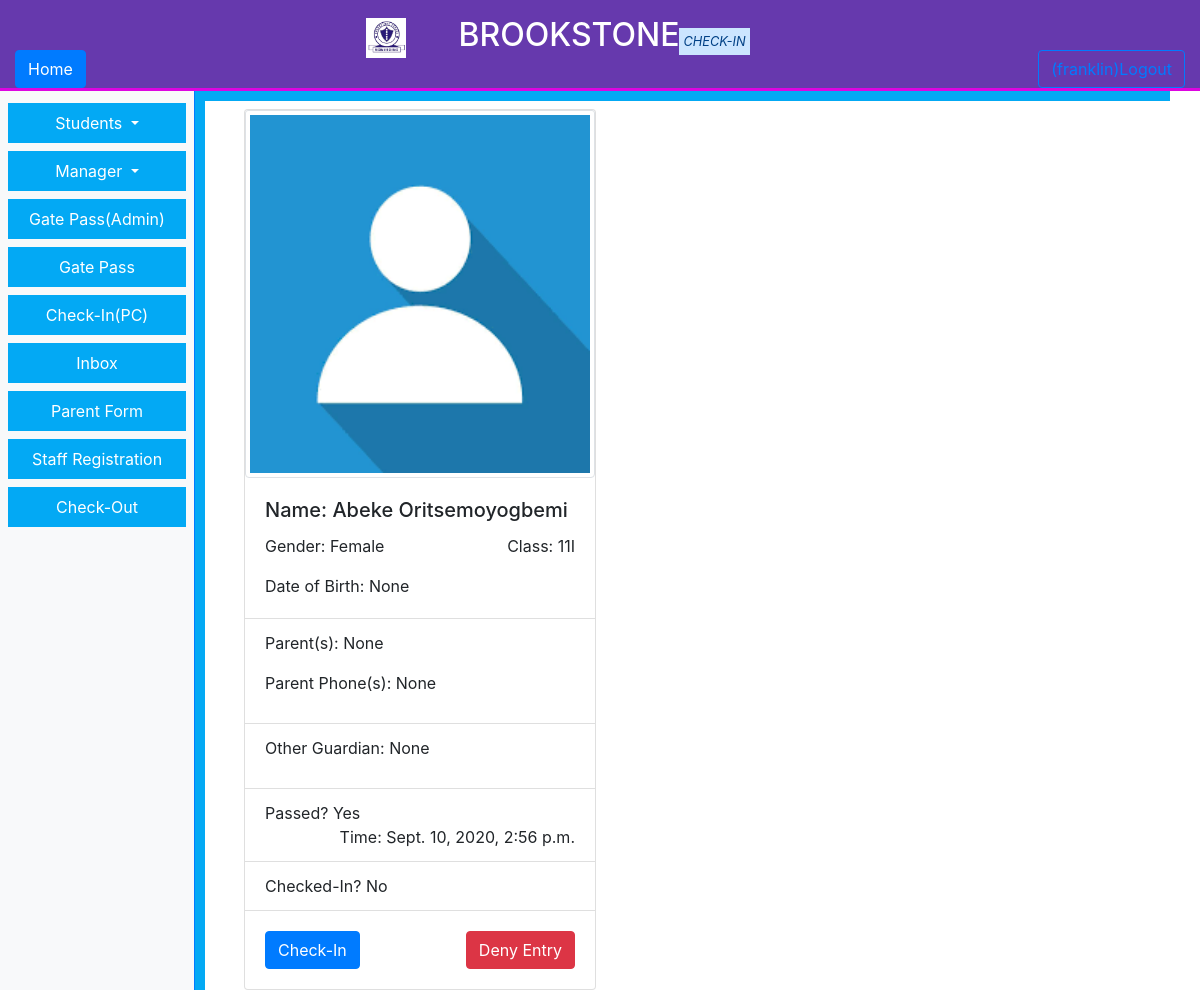
Before: /CheckIn/viewCheckInProfile/5766 (signed in) with the older database file.
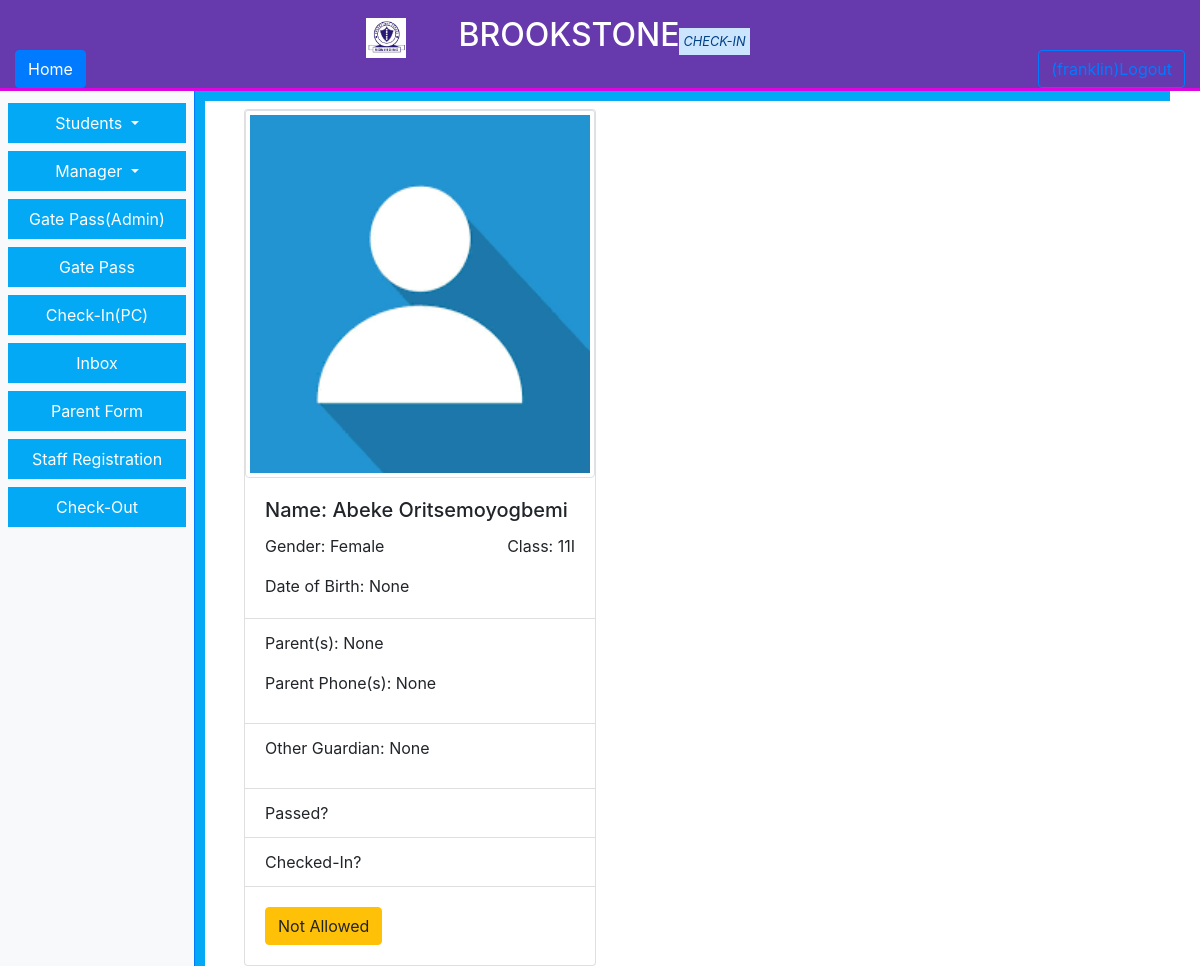
After: the same page with the newer database file.
### StudentManager/models.py (models this page shows, shortened)
class Students(models.Model):
    CheckinSeason = models.CharField(max_length=100, verbose_name="Check-In Season")
    SID = models.CharField(max_length=100, verbose_name="Student ID", null=True, blank=True)
    FirstName = models.CharField(max_length=100, verbose_name="First Name", null=True)
    MiddleName = models.CharField(max_length=100, verbose_name="Middle Name", null=True, blank=True)
    LastName = models.CharField(max_length=100, verbose_name="Last Name", null=True)
    gender = [('Select', 'Select'), ('Male', 'Male'), ('Female', 'Female')]
    Gender = models.CharField(max_length=100, choices=gender, null=True)
    DateOfBirth = models.DateField(verbose_name="Date of Birth", null=True, blank=True)
    ReasonForAllowing = models.CharField(max_length=100, blank=True, verbose_name="Reason for Allowing",
                                         default="Fulfilled all requirements.")
    width_field = 600
    height_field = 400
    photo = models.ImageField(upload_to="upload/%Y/%M/%D/", default="default.png", max_length=255, width_field="width_field",
                              height_field="height_field", verbose_name="Student's Passport")
    yeargroup = [
        ('7', '7'), ('8', '8'), ('9', '9'), ('10', '10'), ('11', '11'), ('12', '12')
    ]
    YearGroup = models.CharField(max_length=10, verbose_name="Year Group", null=True)
    classname = [
                 ('07B', '07B'), ('07S', '07S'), ('07I', '07I'), ('07P', '07P'), ('07R', '07R'),
                 ('08B', '08B'), ('08S', '08S'), ('08I', '08I'), ('08P', '08P'), ('08R', '08R'),
                 ('09B', '09B'), ('09S', '09S'), ('09I', '09I'), ('09P', '09P'),
                 ('10B', '10B'), ('10S', '10S'), ('10I', '10I'), ('10P', '10P'),
                 ('11B', '11B'), ('11S', '11S'), ('11I', '11I'), ('11P', '11P'),
                 ('12B', '12B'), ('12S', '12S'), ('12I', '12I'), ('12P', '12P'), ('IFY', 'IFY'),]
    ClassName = models.CharField(max_length=5, choices=classname, verbose_name="Class Name", null=True)
    term = [('Select', 'Select'), ('Autumn', 'Autumn'), ('Spring', 'Spring'), ('Summer', 'Summer')]
    Term = models.CharField(max_length=10, verbose_name="Term", null=True, choices=term, blank=True)
    AcademicSession = models.CharField(max_length=15, verbose_name="Academic Session", null=True, blank=True)
    DateOfAdmission = models.DateField(verbose_name="Date of Admission", null=True, blank=True)
    checked = [
        ('No', 'No'),
        ('Yes', 'Yes')
    ]
    Clear = models.CharField(max_length=3, verbose_name="Allow to check-in?", choices=checked, default="No")
    CheckedIn = models.CharField(max_length=3, verbose_name="Checked-In", choices=checked, default="No")
    CheckedOut = models.CharField(max_length=3, verbose_name="Checked-Out", choices=checked, default="No")
    Parent1 = models.CharField(max_length=50, verbose_name="Parent Name", null=True, blank=True)
    Parent2 = models.CharField(max_length=50, verbose_name="Other Name", null=True, blank=True)
    ParentEmail = models.EmailField(max_length=100, verbose_name="Parent Email", null=True, blank=True)
    Parent1Phone = models.CharField(max_length=15, verbose_name="Parent Phone", null=True, blank=True)
    Parent2Phone = models.CharField(max_length=15, verbose_name="Other Phone", null=True, blank=True)
    Parent1Address = models.CharField(max_length=255, verbose_name="Parent Address", null=True, blank=True)
    Parent2Address = models.CharField(max_length=255, verbose_name="Other Address", null=True, blank=True)
    ParentPhoto = models.ImageField(upload_to="upload/%Y/%M/%D/", default="default.png", max_length=255,
                              width_field="width_field",
                              height_field="height_field", verbose_name="Parent's Passport")
    OtherPhoto = models.ImageField(upload_to="upload/%Y/%M/%D/", default="default.png", max_length=255,
                              width_field="width_field",
                              height_field="height_field", verbose_name="Other's Passport")
    Parent1Temp = models.CharField(max_length=50, verbose_name="Parent Name", null=True, blank=True)
    Parent2Temp = models.CharField(max_length=50, verbose_name="Other Name", null=True, blank=True)
    ParentEmailTemp = models.EmailField(max_length=100, verbose_name="Parent Email", null=True, blank=True)
    Parent1PhoneTemp = models.CharField(max_length=15, verbose_name="Parent Phone", null=True, blank=True)
    Parent2PhoneTemp = models.CharField(max_length=15, verbose_name="Other Phone", null=True, blank=True)
    Parent1AddressTemp = models.CharField(max_length=255, verbose_name="Parent Address", null=True, blank=True)
    Parent2AddressTemp = models.CharField(max_length=255, verbose_name="Other Address", null=True, blank=True)
    ParentPhotoTemp = models.ImageField(upload_to="upload/%Y/%M/%D/", default="default.png", max_length=255,
                                    width_field="width_field",
                                    height_field="height_field", verbose_name="Parent's Passport")
    OtherPhotoTemp = models.ImageField(upload_to="upload/%Y/%M/%D/", default="default.png", max_length=255,
                                   width_field="width_field",
                                   height_field="height_field", verbose_name="Other's Passport")
    Alternative = models.BooleanField(max_length=5, verbose_name="Please allow my child to be checked-in by the person whose details are provided below.",
                                      default=False)
    Inbox_timestamp = models.DateTimeField(auto_now_add=True)
    Approved = models.BooleanField(max_length=5, verbose_name="Approved", default=False)
    CheckInTime = models.DateTimeField(null=True, blank=True)
    CheckedInBy = models.CharField(max_length=50, verbose_name="Checked-In by")
    CheckOutTime = models.DateTimeField(null=True, blank=True)
    CheckedOutBy = models.CharField(max_length=50, verbose_name="Checked-Out by")
    CheckOutSeason = models.CharField(max_length=50, verbose_name="Check-Out Season")
    class Meta:
        verbose_name = "Students"
        verbose_name_plural = "Students"

class CheckIn(models.Model):
    Student = models.ForeignKey(Students, on_delete=models.CASCADE)
    Season = models.ForeignKey(Seasons, on_delete=models.CASCADE)
    checked = [
        ('No', 'No'),
        ('Yes', 'Yes')
    ]
    checked3 = [
        ('Met Requirements?', 'Met Requirements?'),
        ('No', 'No'),
        ('Yes', 'Yes')
    ]
    checked4 = [
        ('Deny Entry?', 'Deny Entry?'),
        ('No', 'No'),
        ('Yes', 'Yes')
    ]
    Passed = models.CharField(max_length=3, verbose_name="Allowed to Pass the Gate?", choices=checked, default="No")
    CheckedIn = models.CharField(max_length=3, verbose_name="Checked into PC?", choices=checked, default="No")
    ReasonPass = models.CharField(max_length=200, verbose_name="Reason", default="")
    ReasonCheckInPC = models.CharField(max_length=200, verbose_name="Reason", null=True, blank=True)
    DenyEntryCheckIn = models.CharField(max_length=3, verbose_name="Deny Entry", choices=checked4, default="Deny Entry?")
    checked2 = [
        ('Choose Pastoral Centre', 'Choose Pastoral Centre'),
        ('Pastoral Center 1', 'Pastoral Center 1'),
        ('Pastoral Center 2', 'Pastoral Center 2'),
        ('Pastoral Center 3', 'Pastoral Center 3'),
        ('Pastoral Center 4', 'Pastoral Center 4'),
        ('Pastoral Center 5', 'Pastoral Center 5'),
        ('Pastoral Center 6', 'Pastoral Center 6')
    ]
    PC = models.CharField(max_length=20, verbose_name="Pastoral Center", choices=checked2, default="Choose Pastoral Centre")
    Room = models.CharField(max_length=3, verbose_name="Room Number", null=True, blank=True)
    Bed = models.CharField(max_length=3, verbose_name="Bed Number", null=True, blank=True)
    PassCode = models.CharField(max_length=5, verbose_name="Pass Code", null=True, blank=True)
    MetRequirements = models.CharField(max_length=3, verbose_name="Met Requirements?", choices=checked3, default="Met Requirements?")
    DateTimeStamp = models.DateTimeField(verbose_name="Pass Time", null=True, blank=True)
    AccompanyGuardian = models.CharField(verbose_name="Accompanying Guardian", max_length=50, null=True, blank=True)
    AccompanyGuardianPhone = models.CharField(max_length=15, verbose_name="Guardian Phone", null=True, blank=True)
    DateTimeStampPC = models.DateTimeField(verbose_name="Check-In Time", null=True, blank=True)
    ByStaffPass = models.CharField(max_length=60, verbose_name="Checked-In By", null=True, blank=True)
    ByStaffCheckIn = models.CharField(max_length=60, verbose_name="Checked-In By", null=True, blank=True)
    Guardian1 = models.CharField(max_length=100, verbose_name="Guardian 1 Accompanying", null=True, blank=True)
    Guardian2 = models.CharField(max_length=100, verbose_name="Guardian 2 Accompanying", null=True, blank=True)
    Guardian1Phone = models.CharField(max_length=100, verbose_name="Guardian 1 Phone", null=True, blank=True)
    Guardian2Phone = models.CharField(max_length=100, verbose_name="Guardian 2 Phone", null=True, blank=True)
    class Meta:
        verbose_name = "Pass"
        verbose_name_plural = "CheckIns"

### Dashboard/decorators.py (the view)
    def wrapper_func(request, *args, **kwargs):
        if (request.user.has_perm("StudentManager.view_pastoral") or request.user.has_perm("StudentManager.view_schooladmin")
            or request.user.has_perm("StudentManager.view_admin")):
            return view_func(request, *args, **kwargs)
        else:
            return redirect("login")

### CheckIn/templates/checkInProfileCheckIn.html (shortened to what this page needs)
{% extends "base.html" %}
    {% load static %}
{% load bootstrap4 %}
{% block content %}
    <div class="pl-4 pt-2">
        <div class="card" style="width: 22rem;">
          <img class="card-img-top img-thumbnail" src="{{ student.photo.url }}" alt="{{ student.LastName }}" style="height: 23rem; width: 22rem;">
          <div class="card-body">
            <h5 class="card-title">Name: {{ student.LastName }} {{ student.Middle }} {{ student.FirstName }}</h5>
            <p class="card-text"><span>Gender: {{ student.Gender }}</span><span class="float-right">Class: {{ student.ClassName }}</span></p>
            <p class="card-text"><span>Date of Birth: {{ student.DateOfBirth }}</span></p>
          </div>
          <ul class="list-group list-group-flush">
            <li class="list-group-item"><p>Parent(s): {{ student.Parent1 }}</p>
                                        <p>Parent Phone(s): {{ student.Parent1Phone }} &nbsp
            </li>
            <li class="list-group-item"><p>Other Guardian: {{ student.Parent1 }}</p></li>
            <li class="list-group-item">Passed? {{ checkin.Passed }}
                <span class="float-right">
                    {% if checkin.Passed == "Yes" %}
                        Time: {{ checkin.DateTimeStamp }}
                    {% endif %}
                </span>
            </li>
            <li class="list-group-item">Checked-In? {{ checkin.CheckedIn }}
            </li>
          </ul>
          <div class="card-body">
            {% if checkin.Passed == "Yes" %}
                {% if checkin.CheckedIn == "No" %}
                        <button type="button" class="btn btn-primary" data-toggle="modal" data-target="#myModalC{{ student.pk }}">
                          Check-In
                        </button>
                        <button type="button" class="btn btn-danger float-right" data-toggle="modal" data-target="#myModal{{ student.pk }}">
                          Deny Entry
                        </button>
                {% else %}
                        <button class="btn btn-success" type="button" value="save">Already Checked-In</button>
                {% endif %}
            {% else %}
                <a class="btn btn-warning" class="card-link">Not Allowed</a>
            {% endif %}
          </div>
        </div>
    </div>
{% endblock %}

Changed rows visible on the page:
removed CheckIn: Passed "Yes", DateTimeStamp "Sept. 10, 2020, 2:56 p.m.", CheckedIn "No"
Other visible differences:
text no longer shown: "Time: Check-In Deny Entry"
text now shown: "Not Allowed"
